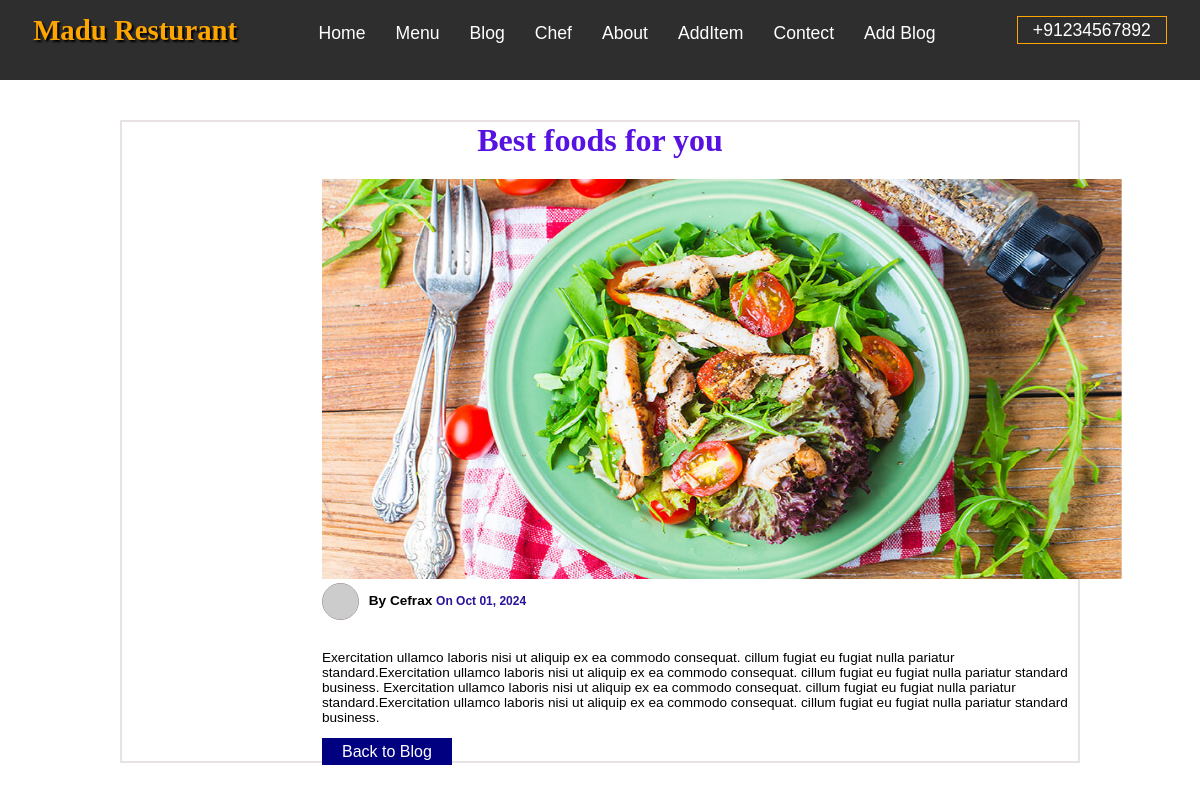
The app's page /blog/2/ with its own data.
### restaurant/models.py (models this page shows, shortened)
class BlogPost(models.Model):
    title = models.CharField(max_length=200)
    content = models.TextField()
    image = models.ImageField(upload_to='blog_images/')
    author = models.CharField(max_length=100)
    date_posted = models.DateTimeField(default=timezone.now)
    category = models.CharField(max_length=50)

### restaurant/views.py (the view)
# urls.py: path('blog/<int:blog_id>/', views.blog_detail, name='blog_detail'),
def blog_detail(request, blog_id):
    blog = get_object_or_404(BlogPost, id=blog_id)
    return render(request, 'blog_detail.html', {'blog': blog})

### restaurant/templates/blog_detail.html (shortened to what this page needs)
{% load static %}
<!DOCTYPE html>
<html lang="en">
<head>
    <link rel="stylesheet" href="{% static 'css/style.css'%}">
</head>
<body>
    <div id="header">
        <nav id="navbar">
            <h1>Madu Resturant</h1>
            <ul>
                <li><a href="{% url 'index' %}" id="home">Home</a></li>
                <li><a href="#menu">Menu</a></li>
                <li><a href="{% url 'blog' %}">Blog</a></li>
                <li><a href="#chef">Chef</a></li>
                <li><a href="#about">About</a></li>
                <li><a href="{% url 'add' %}">AddItem</a></li>
                <li><a href="{% url 'contact' %}" target="_blank">Contect</a></li>
                <li><a href="{% url 'add_blog' %}">Add Blog</a></li>
            </ul>
            <div id="phone">
                <a href="tel:++91234567892">+91234567892</a>
            </div>
        </nav>
    </div>
    <div class="container detail-blog">
        <h1>{{ blog.title }}</h1>
        <img src="{{ blog.image.url }}" alt="{{ blog.title }}" class="img-fluid">
        <div class="author-detail">
            <img src="https://picsum.photos/200?random=1" alt="autor-img"
                class="img-author">
                <p>By {{ blog.author }}
                    <span> On {{ blog.date_posted|date:"M d, Y" }}</span>
                </p>
        </div>
                <p class="details-content">{{ blog.content }}</p><br>
        <a href="{% url 'blog' %}" class="btn-back-details">Back to Blog</a>
    </div>
</body>
</html>

### static/css/style.css (style rules this page uses)
* { margin: 0; padding: 0; box-sizing: border-box; }
html { font-size: 100%; scroll-behavior: smooth; }
body { font-family: Arial, sans-serif; overflow-x: hidden; }
#header { position: fixed; top: 0; width: 100vw; height: 70px; line-height: 60px; }
#navbar { display: flex; justify-content: space-around; background: rgba(2, 2, 2, 0.825); }
#navbar h1 { color: orange; font-size: 1.8rem; text-shadow: 2px 2px 2px #000; font-family: cursive; display: flex; justify-content: space-around; }
#navbar ul { display: flex; }
#navbar ul li { list-style: none; padding: 3px 15px 3px 15px; }
#navbar ul li a { text-decoration: none; color: #fff; font-size: 1.1rem; }
#phone a { text-decoration: none; color: #fff; font-size: 1.1rem; padding: 3px 15px 3px 15px; border: 1px solid orange; }
.container { max-width: 1200px; margin: 150px; }
h1 { font-size: 2.5rem; margin-bottom: 20px; text-align: center; }
.add-container, h1 { font-family: cursive; }
a { text-decoration: none; }
.img-author { height: 2.3rem; width: 2.3rem; overflow: hidden; border: 1px solid rgb(164, 152, 152); background-color: rgb(244, 239, 239); border-radius:50% ; }
.detail-blog { border: 2px solid rgb(232, 226, 226); box-shadow: 2px solid rgb(192, 11, 11); margin:120px; justify-content: center; align-items: center; min-width: 900px; height:fit-content; }
.detail-blog h1 { color: #5712e1; font-size: 2rem; font-weight: 700; }
.img-fluid { width: 1000px; height: 400px; padding-left: 200px; }
.author-detail { display: flex; padding-left: 200px; }
.author-detail p { margin-left: 10px; margin-top: 10px; font-size: 0.85rem; font-weight: 700; }
.author-detail span { font-size: 0.75rem; color: rgb(43, 18, 154); }
.details-content { max-width: 1000px; padding-left: 200px; font-size: 0.85rem; margin-top: 30px; }
.btn-back-details { background-color: navy; color: #fff; padding: 5px 20px; margin: 200px; }

### records on screen
BlogPost: title "Best foods for you", image (picture), author "Cefrax", date_posted "Oct 01, 2024", content "Exercitation ullamco laboris nisi ut aliquip ex ea commodo consequat. cillum fugiat eu fugiat nulla pariatur standard.Exercitation ullamco laboris nisi ut aliquip ex ea commodo consequat. cillum fugiat eu fugiat nulla pariatur standard business. Exercitation ullamco laboris nisi ut aliquip ex ea commodo consequat. cillum fugiat eu fugiat nulla pariatur standard.Exercitation ullamco laboris nisi ut aliquip ex ea commodo consequat. cillum fugiat eu fugiat nulla pariatur standard business."
